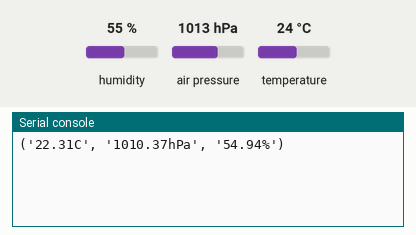
Simulated run of this program. Board: Raspberry Pi Pico running MicroPython. Shown: the last lines printed to the serial console. Inputs (shaded band) come from the test bench; at power-on: humidity 55 %, air pressure 1013 hPa, temperature 24 °C. Library files of the repository ran but are not shown: bme280.py.

Above: at 1.2 s.
1.3 s: humidity set to 22 %
At 11.0 s:
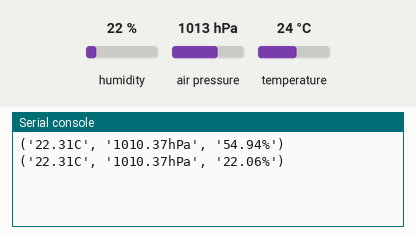
11.3 s: air pressure set to 952 hPa
At 20.7 s:
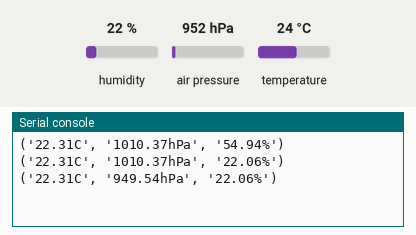
21.3 s: temperature set to 12 °C
At 31.4 s:
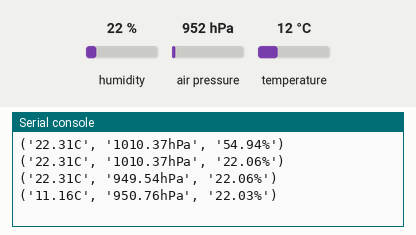
Timing chart, 0 to 32.9 s (numbered marks = the images above; inputs shaded):
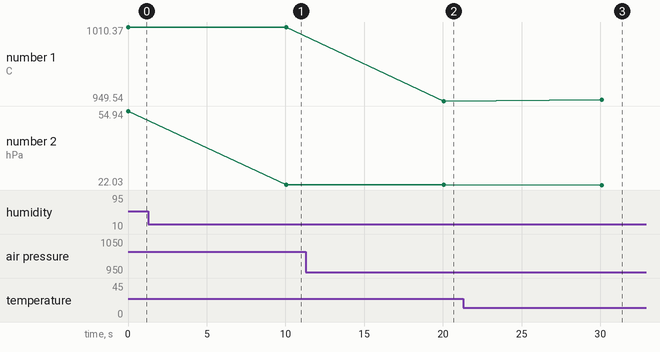

The program:

bme280_test.py
```python
# Remember - The pin numbers are the GP numbers e.g. pin 14 is really GP14
# Remember - Use the I2C1 bus - I2C0 seems to give "EIO" problems
# Remember - If you have "EIO" problems, try disconnecting and reconnecting power to PICO, and then re-execute program


from machine import Pin, I2C        #importing relevant modules & classes
from time import sleep
import bme280       #importing BME280 library

i2c=I2C(1,sda=Pin(6), scl=Pin(7), freq=400000)
while True:
  bme = bme280.BME280(i2c=i2c)          #BME280 object created
  print(bme.values)
  sleep(10)           #delay of 10s
```

Measured:
- after the input at 1.3 s, the serial console: prints a new line after 8.7 s (image 1)
- after the input at 11.3 s, the serial console: prints a new line after 8.8 s (image 2)
- after the input at 21.3 s, the serial console: prints a new line after 8.8 s (image 3)
- plotted number 1: 1010.37 → 949.54 after the input at 11.3 s, 949.54 → 950.76 after the input at 21.3 s
- plotted number 2: 54.94 → 22.06 after the input at 1.3 s, 22.06 → 22.03 after the input at 21.3 s
